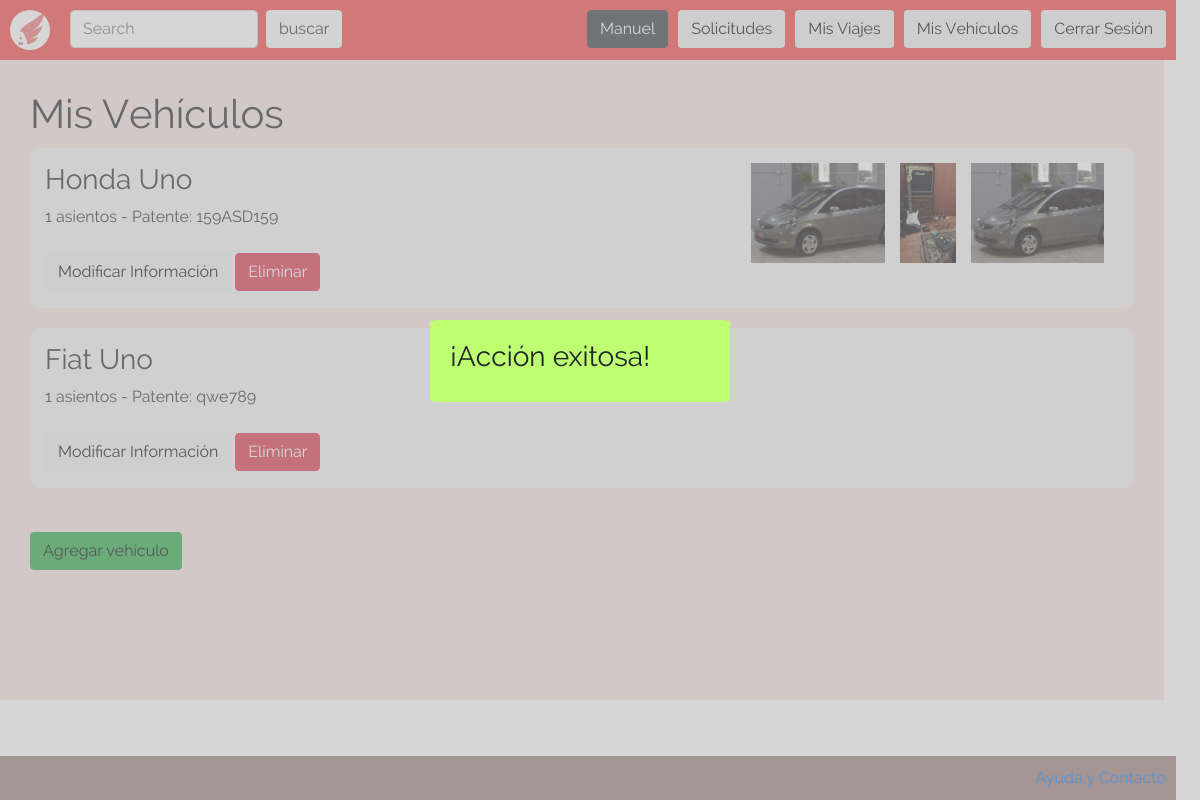
Screenshot of /vistas/listar_vehiculos.php?success_change (signed in) with the database file from the repository.
### tables this page shows
CREATE TABLE `vehiculo` (
  `patente` varchar(10) NOT NULL,
  `id_usuario` int(11) NOT NULL,
  `marca` text NOT NULL,
  `modelo` text NOT NULL,
  `asientos` int(11) NOT NULL
);

CREATE TABLE `fotos_vehiculo` (
  `id_foto` int(11) NOT NULL,
  `patente` text NOT NULL,
  `foto` text NOT NULL
);

### vistas/listar_vehiculos.php (the view, shortened to what this page needs)
<!DOCTYPE html>
<html>
  <head>
    <link href="/css/bootstrap.css" rel="stylesheet" type="text/css" >
    <link href="/css/index.css" rel="stylesheet" type="text/css">
    <link href="/css/listar_vehiculos.css" rel="stylesheet" type="text/css">
  </head>
  <body>
    <?php include("header.php"); ?>
    <div id="body">
    	<h1>Mis Vehículos</h1>
		<?php
			include("../php/abrir_conexion.php");
			$id = $_SESSION['user_id'];
			$query = "SELECT * FROM vehiculo WHERE id_usuario='$id'";
			$result = mysqli_query($conn, $query);
			if($result){
				$vehicle = mysqli_fetch_assoc($result);
				if($vehicle){
					while($vehicle) {
						$plate = $vehicle['patente'];
						$query = "SELECT foto FROM fotos_vehiculo WHERE patente='$plate'";
						$photo_query = mysqli_query($conn, $query);
						?>
		<div class="vehicle">
			<div class="vehicle-info">
				<h3><?php echo $vehicle['marca']." ".$vehicle['modelo']; ?></h3>
				<?php
					echo $vehicle['asientos']." asientos - Patente: ".$plate;
				?>
				<br>
				<br>
				<form class="" action="/vistas/editar_vehiculo.php" method="post">
          <button class="btn" name="">Modificar Información</button>
        </form>
				<form class="" action="/php/baja_vehiculo.php" method="post">
          <button class="btn btn-danger delete_vehicle" name="">Eliminar</button>
        </form>
			</div>
			<div class="vehicle-photos">
				<?php
					while($photo = mysqli_fetch_assoc($photo_query)){
						$photo_src = "/img/vehicles/".$photo['foto'];
						echo "<a href='$photo_src'><img src='$photo_src'/></a>";
					}
				?>
			</div>
		</div>
						<?php
						$vehicle = mysqli_fetch_assoc($result);
					}
				} else {
					?>
		<h2>No hay ningún vehículo registrado!</h2>
					<?php
				}
			} else {
				echo "Hubo un error al conectarse a la base de datos, por favor intente nuevamente mas tarde.";
			}
		?>
    <br>
    <button class="btn btn-success"><a href="/php/registrar_vehiculo.php">Agregar vehículo</a></button>
    </div>
    <?php include("footer.php") ?>
  </body>
</html>

### css/index.css (style rules this page uses)
html, body { height: 100%; width: 99%; margin: 0px; padding: 0px; font-family: "Raleway"; }
h1, h2 { margin: 0px }
button a { color: black; }
#body { padding-top: 30px; padding-b5ttom: 20px; padding-left: 30px; background-color: rgb(247, 227, 227); width: 99%; min-height: 80%; overflow: auto; margin: 0px; padding-bottom: 70px; }

### css/listar_vehiculos.css (style rules this page uses)
.vehicle { height: 160px; width: calc(100% - 30px); background-color: rgb(242, 242, 242); margin-bottom: 20px; margin-top: 10px; border-radius: 10px; padding: 15px; }
.vehicle form { display: inline; }
.vehicle-info { float: left; }
.vehicle-photos { float: right; }
.vehicle-photos img { height: 100px; margin-right: 15px; }

### rows the page displays
vehiculo: marca "Honda", modelo "Uno", asientos "1", patente "159ASD159"
fotos_vehiculo: foto (picture)
fotos_vehiculo: foto (picture)
fotos_vehiculo: foto (picture)
vehiculo: marca "Fiat", modelo "Uno", asientos "1", patente "qwe789"

### other values shown
$_SESSION["user_name"] "Manuel"
